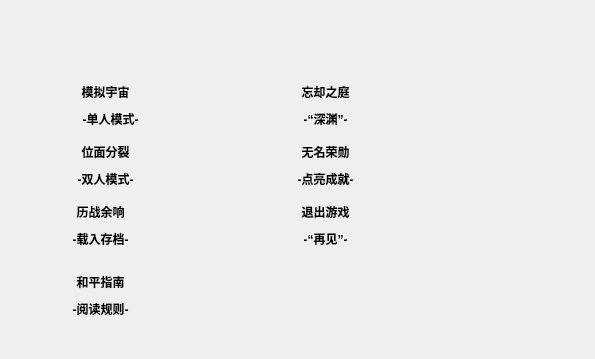
<?xml version="1.0" encoding="UTF-8"?>
<ui version="4.0">
 <class>Menu</class>
 <widget class="QWidget" name="Menu">
  <property name="geometry">
   <rect>
    <x>0</x>
    <y>0</y>
    <width>595</width>
    <height>359</height>
   </rect>
  </property>
  <property name="windowTitle">
   <string>Form</string>
  </property>
  <widget class="QLabel" name="labelOne">
   <property name="geometry">
    <rect>
     <x>70</x>
     <y>50</y>
     <width>71</width>
     <height>51</height>
    </rect>
   </property>
   <property name="font">
    <font>
     <weight>75</weight>
     <bold>true</bold>
    </font>
   </property>
   <property name="text">
    <string>模拟宇宙</string>
   </property>
   <property name="alignment">
    <set>Qt::AlignBottom|Qt::AlignHCenter</set>
   </property>
  </widget>
  <widget class="QLabel" name="labelTwo">
   <property name="geometry">
    <rect>
     <x>70</x>
     <y>110</y>
     <width>71</width>
     <height>51</height>
    </rect>
   </property>
   <property name="font">
    <font>
     <weight>75</weight>
     <bold>true</bold>
    </font>
   </property>
   <property name="text">
    <string>位面分裂</string>
   </property>
   <property name="alignment">
    <set>Qt::AlignBottom|Qt::AlignHCenter</set>
   </property>
  </widget>
  <widget class="QLabel" name="labelThree">
   <property name="geometry">
    <rect>
     <x>50</x>
     <y>170</y>
     <width>101</width>
     <height>51</height>
    </rect>
   </property>
   <property name="font">
    <font>
     <weight>75</weight>
     <bold>true</bold>
    </font>
   </property>
   <property name="text">
    <string>历战余响</string>
   </property>
   <property name="alignment">
    <set>Qt::AlignBottom|Qt::AlignHCenter</set>
   </property>
  </widget>
  <widget class="QLabel" name="labelSix">
   <property name="geometry">
    <rect>
     <x>290</x>
     <y>170</y>
     <width>71</width>
     <height>51</height>
    </rect>
   </property>
   <property name="font">
    <font>
     <weight>75</weight>
     <bold>true</bold>
    </font>
   </property>
   <property name="text">
    <string>退出游戏</string>
   </property>
   <property name="alignment">
    <set>Qt::AlignBottom|Qt::AlignHCenter</set>
   </property>
  </widget>
  <widget class="QPushButton" name="pushButton">
   <property name="geometry">
    <rect>
     <x>160</x>
     <y>90</y>
     <width>80</width>
     <height>20</height>
    </rect>
   </property>
   <property name="text">
    <string/>
   </property>
   <property name="flat">
    <bool>true</bool>
   </property>
  </widget>
  <widget class="QPushButton" name="pushButton2">
   <property name="geometry">
    <rect>
     <x>170</x>
     <y>160</y>
     <width>80</width>
     <height>20</height>
    </rect>
   </property>
   <property name="text">
    <string/>
   </property>
   <property name="flat">
    <bool>true</bool>
   </property>
  </widget>
  <widget class="QPushButton" name="pushButton3">
   <property name="geometry">
    <rect>
     <x>160</x>
     <y>210</y>
     <width>80</width>
     <height>20</height>
    </rect>
   </property>
   <property name="text">
    <string/>
   </property>
   <property name="flat">
    <bool>true</bool>
   </property>
  </widget>
  <widget class="QPushButton" name="pushButton6">
   <property name="geometry">
    <rect>
     <x>380</x>
     <y>210</y>
     <width>80</width>
     <height>20</height>
    </rect>
   </property>
   <property name="text">
    <string/>
   </property>
   <property name="flat">
    <bool>true</bool>
   </property>
  </widget>
  <widget class="QLabel" name="labelFour">
   <property name="geometry">
    <rect>
     <x>290</x>
     <y>50</y>
     <width>71</width>
     <height>51</height>
    </rect>
   </property>
   <property name="font">
    <font>
     <weight>75</weight>
     <bold>true</bold>
    </font>
   </property>
   <property name="text">
    <string>忘却之庭</string>
   </property>
   <property name="alignment">
    <set>Qt::AlignBottom|Qt::AlignHCenter</set>
   </property>
  </widget>
  <widget class="QLabel" name="labelFive">
   <property name="geometry">
    <rect>
     <x>290</x>
     <y>110</y>
     <width>71</width>
     <height>51</height>
    </rect>
   </property>
   <property name="font">
    <font>
     <weight>75</weight>
     <bold>true</bold>
    </font>
   </property>
   <property name="text">
    <string>无名荣勋</string>
   </property>
   <property name="alignment">
    <set>Qt::AlignBottom|Qt::AlignHCenter</set>
   </property>
  </widget>
  <widget class="QPushButton" name="pushButton5">
   <property name="geometry">
    <rect>
     <x>390</x>
     <y>140</y>
     <width>80</width>
     <height>20</height>
    </rect>
   </property>
   <property name="text">
    <string/>
   </property>
   <property name="flat">
    <bool>true</bool>
   </property>
  </widget>
  <widget class="QPushButton" name="pushButton4">
   <property name="geometry">
    <rect>
     <x>380</x>
     <y>90</y>
     <width>80</width>
     <height>20</height>
    </rect>
   </property>
   <property name="text">
    <string/>
   </property>
   <property name="flat">
    <bool>true</bool>
   </property>
  </widget>
  <widget class="QLabel" name="label">
   <property name="geometry">
    <rect>
     <x>80</x>
     <y>110</y>
     <width>61</width>
     <height>21</height>
    </rect>
   </property>
   <property name="font">
    <font>
     <weight>75</weight>
     <bold>true</bold>
    </font>
   </property>
   <property name="text">
    <string>-单人模式-</string>
   </property>
   <property name="alignment">
    <set>Qt::AlignHCenter|Qt::AlignTop</set>
   </property>
  </widget>
  <widget class="QLabel" name="label2">
   <property name="geometry">
    <rect>
     <x>70</x>
     <y>170</y>
     <width>71</width>
     <height>21</height>
    </rect>
   </property>
   <property name="font">
    <font>
     <weight>75</weight>
     <bold>true</bold>
    </font>
   </property>
   <property name="text">
    <string>-双人模式-</string>
   </property>
   <property name="alignment">
    <set>Qt::AlignHCenter|Qt::AlignTop</set>
   </property>
  </widget>
  <widget class="QLabel" name="label3">
   <property name="geometry">
    <rect>
     <x>70</x>
     <y>230</y>
     <width>61</width>
     <height>21</height>
    </rect>
   </property>
   <property name="font">
    <font>
     <weight>75</weight>
     <bold>true</bold>
    </font>
   </property>
   <property name="text">
    <string>-载入存档-</string>
   </property>
   <property name="alignment">
    <set>Qt::AlignHCenter|Qt::AlignTop</set>
   </property>
  </widget>
  <widget class="QLabel" name="label4">
   <property name="geometry">
    <rect>
     <x>290</x>
     <y>110</y>
     <width>71</width>
     <height>21</height>
    </rect>
   </property>
   <property name="font">
    <font>
     <weight>75</weight>
     <bold>true</bold>
    </font>
   </property>
   <property name="text">
    <string>-“深渊”-</string>
   </property>
   <property name="alignment">
    <set>Qt::AlignHCenter|Qt::AlignTop</set>
   </property>
  </widget>
  <widget class="QLabel" name="label5">
   <property name="geometry">
    <rect>
     <x>290</x>
     <y>170</y>
     <width>71</width>
     <height>21</height>
    </rect>
   </property>
   <property name="font">
    <font>
     <weight>75</weight>
     <bold>true</bold>
    </font>
   </property>
   <property name="text">
    <string>-点亮成就-</string>
   </property>
   <property name="alignment">
    <set>Qt::AlignHCenter|Qt::AlignTop</set>
   </property>
  </widget>
  <widget class="QLabel" name="label6">
   <property name="geometry">
    <rect>
     <x>290</x>
     <y>230</y>
     <width>71</width>
     <height>21</height>
    </rect>
   </property>
   <property name="font">
    <font>
     <weight>75</weight>
     <bold>true</bold>
    </font>
   </property>
   <property name="text">
    <string>-“再见”-</string>
   </property>
   <property name="alignment">
    <set>Qt::AlignHCenter|Qt::AlignTop</set>
   </property>
  </widget>
  <widget class="QLabel" name="labelSeven">
   <property name="geometry">
    <rect>
     <x>50</x>
     <y>240</y>
     <width>101</width>
     <height>51</height>
    </rect>
   </property>
   <property name="font">
    <font>
     <weight>75</weight>
     <bold>true</bold>
    </font>
   </property>
   <property name="text">
    <string>和平指南</string>
   </property>
   <property name="alignment">
    <set>Qt::AlignBottom|Qt::AlignHCenter</set>
   </property>
  </widget>
  <widget class="QLabel" name="label7">
   <property name="geometry">
    <rect>
     <x>70</x>
     <y>300</y>
     <width>61</width>
     <height>21</height>
    </rect>
   </property>
   <property name="font">
    <font>
     <weight>75</weight>
     <bold>true</bold>
    </font>
   </property>
   <property name="text">
    <string>-阅读规则-</string>
   </property>
   <property name="alignment">
    <set>Qt::AlignHCenter|Qt::AlignTop</set>
   </property>
  </widget>
  <widget class="QPushButton" name="pushButton7">
   <property name="geometry">
    <rect>
     <x>150</x>
     <y>280</y>
     <width>80</width>
     <height>20</height>
    </rect>
   </property>
   <property name="text">
    <string/>
   </property>
   <property name="flat">
    <bool>true</bool>
   </property>
  </widget>
 </widget>
 <resources/>
 <connections/>
</ui>
